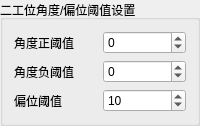
    <widget class="QGroupBox" name="spinBox_Degree">
     <property name="title">
      <string>二工位角度/偏位阈值设置</string>
     </property>
     <layout class="QGridLayout" name="gridLayout_14">
      <item row="0" column="0">
       <widget class="QLabel" name="label_19">
        <property name="text">
         <string>角度正阈值</string>
        </property>
       </widget>
      </item>
      <item row="0" column="1">
       <widget class="QSpinBox" name="spinBox_AddDegreeThreshold">
        <property name="suffix">
         <string/>
        </property>
        <property name="prefix">
         <string/>
        </property>
        <property name="minimum">
         <number>-180</number>
        </property>
        <property name="maximum">
         <number>180</number>
        </property>
        <property name="value">
         <number>0</number>
        </property>
       </widget>
      </item>
      <item row="1" column="0">
       <widget class="QLabel" name="label_21">
        <property name="text">
         <string>角度负阈值</string>
        </property>
       </widget>
      </item>
      <item row="1" column="1">
       <widget class="QSpinBox" name="spinBox_SubDegreeThreshold">
        <property name="suffix">
         <string/>
        </property>
        <property name="prefix">
         <string/>
        </property>
        <property name="minimum">
         <number>-180</number>
        </property>
        <property name="maximum">
         <number>180</number>
        </property>
        <property name="value">
         <number>0</number>
        </property>
       </widget>
      </item>
      <item row="2" column="0">
       <widget class="QLabel" name="label_20">
        <property name="text">
         <string>偏位阈值</string>
        </property>
       </widget>
      </item>
      <item row="2" column="1">
       <widget class="QSpinBox" name="spinBox_Distance">
        <property name="suffix">
         <string/>
        </property>
        <property name="prefix">
         <string/>
        </property>
        <property name="minimum">
         <number>2</number>
        </property>
        <property name="value">
         <number>10</number>
        </property>
       </widget>
      </item>
     </layout>
    </widget>
